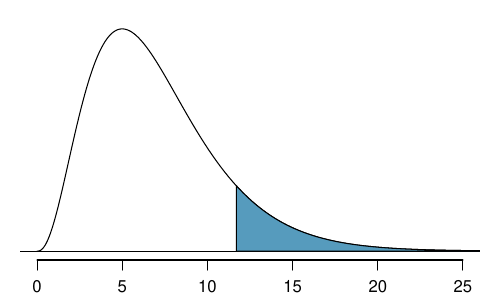

This chart was generated by the following R code:
library(openintro)
data(COL)

pdf('chiSquareAreaAbove11Point7WithDF7.pdf', 5, 3)
par(mar=c(2, 1, 1, 1), mgp=c(2.1, 0.8, 0), las=1)
x <- seq(0, 35, 0.05)
y <- dchisq(x, 7)
plot(x, y, type='l', axes=FALSE, xlim=c(0,25))
abline(h=0)
axis(1)

these <- which(x > 11.7)
X <- x[c(these[1], these, rev(these)[1])]
Y <- c(0, y[these], 0)
polygon(X, Y, col=COL[1])

dev.off()